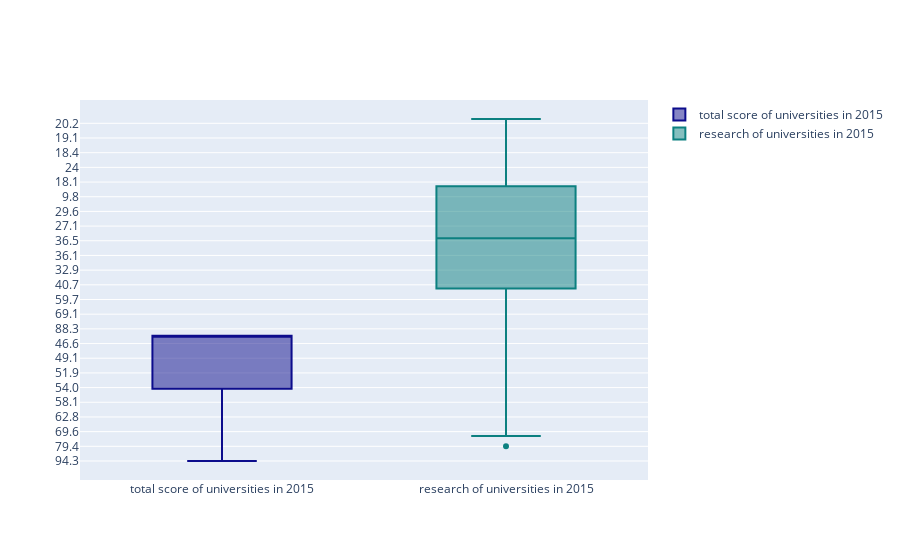

Notebook cell for this chart:
### Code cell
# 1. Assigns the data for the year 2015 to the variable x2015.
x2015 = timesData[timesData.year == 2015]

# 2. Creates a Box Plot using the x2015.total_score data.
trace0 = go.Box(
    y=x2015.total_score,  # Specifies the data to be shown on the y-axis of the Box Plot.
    name = 'total score of universities in 2015',  # Specifies the name of the plot.
    marker = dict(color = 'rgb(12, 12, 140)')  # Specifies the color of the plot.
)

# 3. Creates a Box Plot using the x2015.research data.
trace1 = go.Box(
    y=x2015.research,  # Specifies the data to be shown on the y-axis of the Box Plot.
    name = 'research of universities in 2015',  # Specifies the name of the plot.
    marker = dict(color = 'rgb(12, 128, 128)')  # Specifies the color of the plot.
)

# 4. Gathers the created Box Plots into a list.
data = [trace0, trace1]

# 5. Plots the created Box Plots.
iplot(data)

### Figure 1 — Plotly figure (JSON) as saved in the notebook; plotly's stock layout.template omitted (floating-point values rounded to 4 significant figures; data arrays with more than 128 entries replaced by an {"elided": "..."} marker saying what was removed)
{"data": [{"marker": {"color": "rgb(12, 12, 140)"}, "name": "total score of universities in 2015", "type": "box", "y": {"elided": "401 str values"}}, {"marker": {"color": "rgb(12, 128, 128)"}, "name": "research of universities in 2015", "type": "box", "y": {"elided": "401 float values"}}], "layout": {}}
